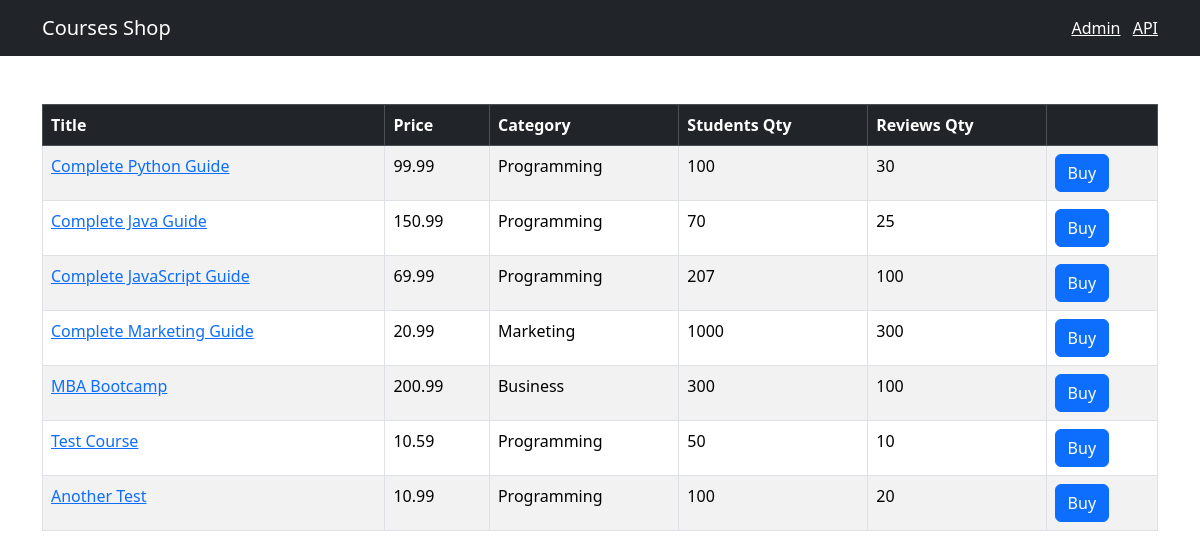
The page / on the database its author committed.
### shop/models.py (models this page shows, shortened)
class Course(models.Model):
    title = models.CharField(max_length=255)
    price = models.FloatField()
    students_qty = models.IntegerField()
    reviews_qty = models.IntegerField()
    created_at = models.DateTimeField(default=timezone.now)
    category = models.ForeignKey(Category, on_delete=models.CASCADE)

class Category(models.Model):
    title = models.CharField(max_length=300)
    created_at = models.DateTimeField(default=timezone.now)
    def __str__(self):
        return self.title

### shop/views.py (the view)
# urls.py: path('', views.index, name="index"),
def index(request):
    courses = Course.objects.all()
    return render(request, 'shop/courses.html', {'courses':courses})

### templates/shop/courses.html (shortened to what this page needs)
{% extends 'base.html' %}
{% block content %}
<table class="table mt-5 table-bordered table-striped table-hover">
    <thead class="table-dark">
    <tr>
        <th>Title</th>
        <th>Price</th>
        <th>Category</th>
        <th>Students Qty</th>
        <th>Reviews Qty</th>
        <th></th>
    </tr>
    </thead>
    <tbody>
    {% for course in courses %}
    <tr>
        <td>
            <a href={% url "shop:single_course" course.id %}>{{ course.title }}</a>
        </td>
        <td>{{ course.price }}</td>
        <td>{{ course.category }}</td>
        <td>{{ course.students_qty }}</td>
        <td>{{ course.reviews_qty }}</td>
        <td>
            <button class="btn btn-primary">Buy</button>
        </td>
    </tr>
    {% endfor %}
    </tbody>
</table>
{% endblock %}

### templates/base.html (shortened to what this page needs)
<!DOCTYPE html>
<html lang="en">
<head>
    <link rel="stylesheet" href="https://cdn.jsdelivr.net/npm/bootstrap@5.3.2/dist/css/bootstrap.min.css">
</head>
<body>
    <nav class="navbar navbar-dark bg-dark">
        <div class="container">
            <a href={% url "shop:index" %} class="navbar-brand">Courses Shop</a>
            <span class="navbar-text">
                <a href="/admin" class="me-2" target="_blank">Admin</a>
                <a href="/api/v1/" target="_blank">API</a>
            </span>
        </div>
    </nav>
    <main class="container">
        {% block content %}
        {% endblock %}
    </main>
</body>
</html>

### rows shown on the page
Course: title "Complete Python Guide", price "99.99", category "Programming", students_qty "100", reviews_qty "30"
Course: title "Complete Java Guide", price "150.99", category "Programming", students_qty "70", reviews_qty "25"
Course: title "Complete JavaScript Guide", price "69.99", category "Programming", students_qty "207", reviews_qty "100"
Course: title "Complete Marketing Guide", price "20.99", category "Marketing", students_qty "1000", reviews_qty "300"
Course: title "MBA Bootcamp", price "200.99", category "Business", students_qty "300", reviews_qty "100"
Course: title "Test Course", price "10.59", category "Programming", students_qty "50", reviews_qty "10"
Course: title "Another Test", price "10.99", category "Programming", students_qty "100", reviews_qty "20"
